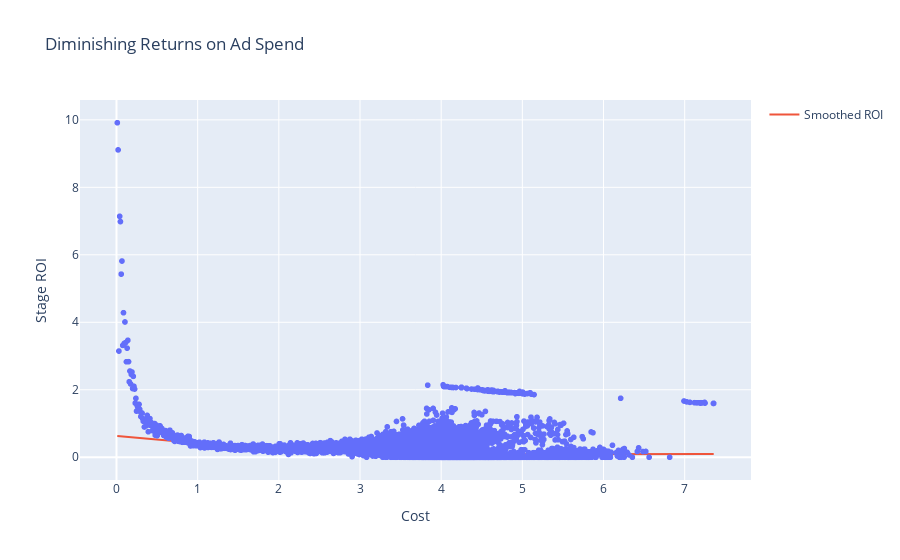

Source (notebook cell):
### Markdown cell above
## Option 1: Empirical Fit (Loess or Polynomial)

### Code cell
import plotly.express as px
import statsmodels.api as sm

df = pd.read_csv('df_google_log_ROI.csv')

# Aggregate by Campaign or Date
df_grouped = df.groupby('Cost', as_index=False)['Stage ROI'].mean()

# Loess smooth
lowess = sm.nonparametric.lowess
smoothed = lowess(df_grouped['Stage ROI'], df_grouped['Cost'], frac=0.3)
df_grouped['Smoothed ROI'] = [y for _, y in smoothed]

fig = px.scatter(df_grouped, x='Cost', y='Stage ROI', title="Diminishing Returns on Ad Spend")
fig.add_scatter(x=df_grouped['Cost'], y=df_grouped['Smoothed ROI'], mode='lines', name='Smoothed ROI')
# st.plotly_chart(fig, use_container_width=True)
fig.show()

### Figure 1 — Plotly figure (JSON) as saved in the notebook; plotly's stock layout.template omitted (floating-point values rounded to 4 significant figures; data arrays with more than 128 entries replaced by an {"elided": "..."} marker saying what was removed)
{"data": [{"hovertemplate": "Cost=%{x}<br>Stage ROI=%{y}<extra></extra>", "legendgroup": "", "marker": {"color": "#636efa", "symbol": "circle"}, "mode": "markers", "name": "", "showlegend": false, "type": "scattergl", "x": {"elided": "7740 float values"}, "xaxis": "x", "y": {"elided": "7740 float values"}, "yaxis": "y"}, {"mode": "lines", "name": "Smoothed ROI", "type": "scatter", "x": {"elided": "7740 float values"}, "y": {"elided": "7740 float values"}}], "layout": {"legend": {"tracegroupgap": 0}, "title": {"text": "Diminishing Returns on Ad Spend"}, "xaxis": {"anchor": "y", "domain": [0, 1], "title": {"text": "Cost"}}, "yaxis": {"anchor": "x", "domain": [0, 1], "title": {"text": "Stage ROI"}}}}
